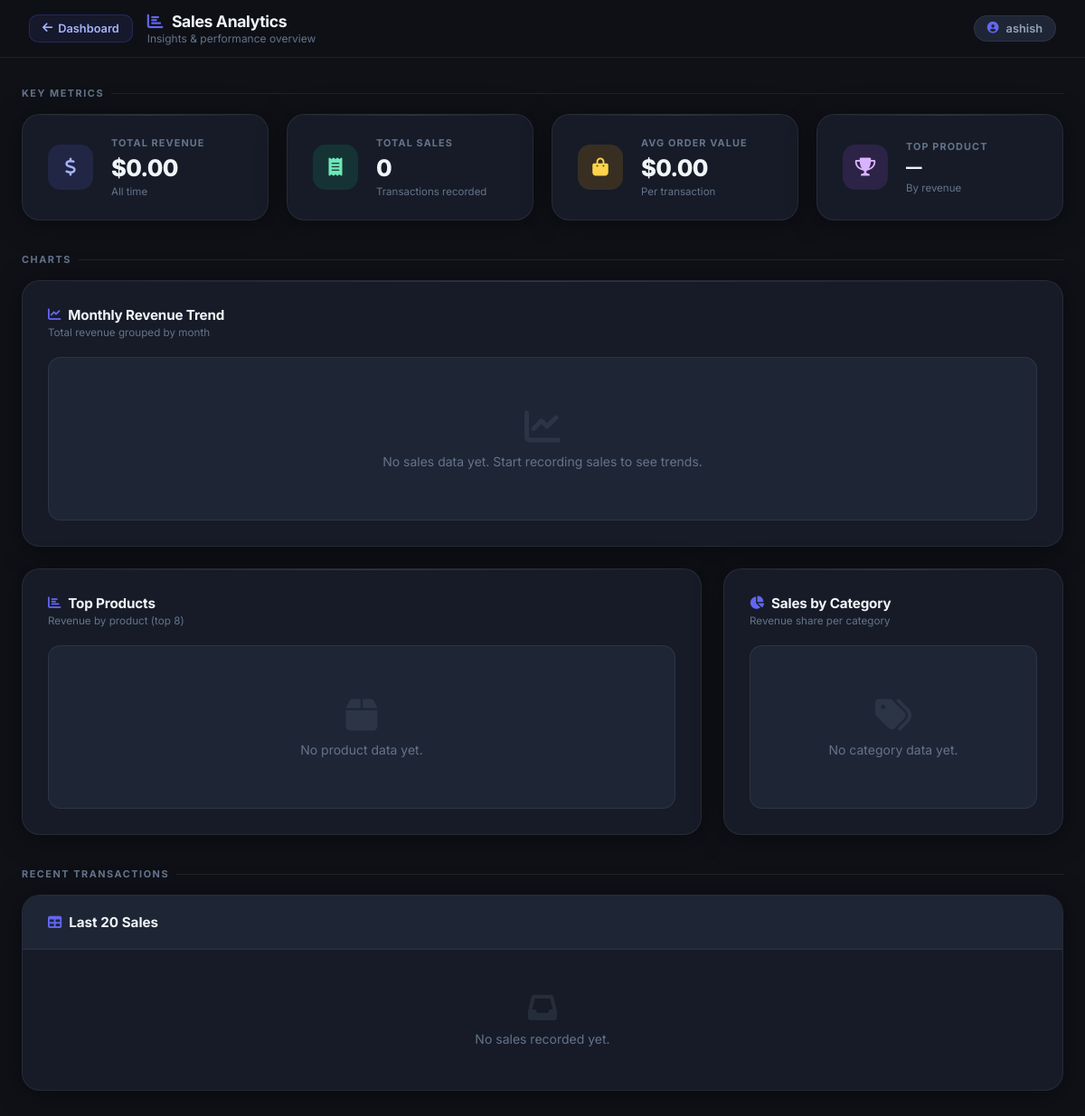
The app's page /analytics (signed in), older data.
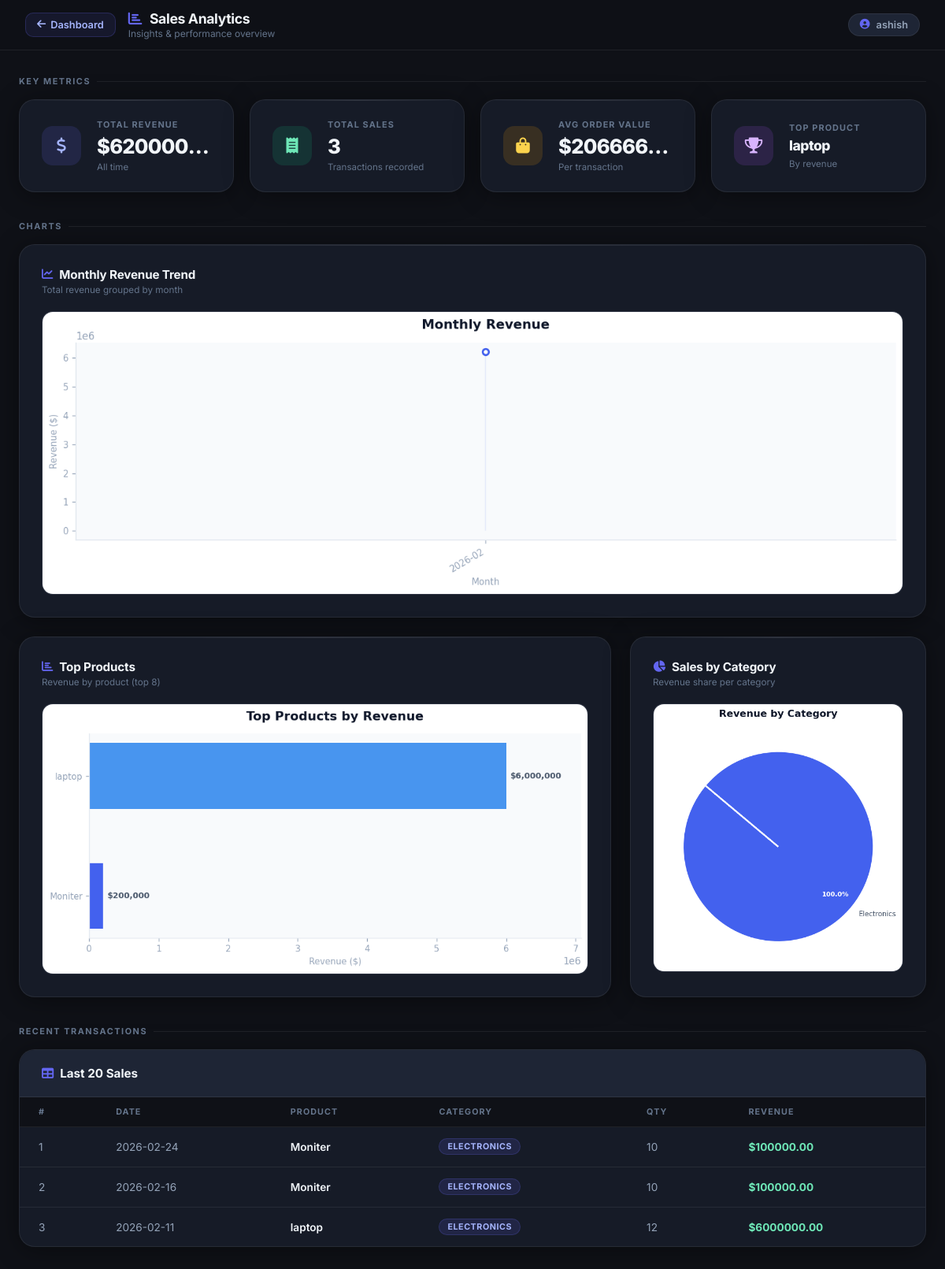
The same page, newer data.
### tables this page shows
CREATE TABLE products (
        product_id INTEGER PRIMARY KEY AUTOINCREMENT,
        product_name TEXT,
        category TEXT,
        unit_price REAL
    );

CREATE TABLE sales (
        sale_id INTEGER PRIMARY KEY AUTOINCREMENT,
        user_id INTEGER,
        order_date TEXT,
        product_id INTEGER,
        quantity INTEGER,
        total_sales REAL,
        FOREIGN KEY (user_id) REFERENCES users(user_id)
    );

### app.py (the view)
@app.route("/analytics")
def analytics():
    if "user_id" not in session:
        return redirect("/login")
    img_dir = "static/images"
    if not os.path.exists(img_dir):
        os.makedirs(img_dir)
    COLORS = ["#4361ee", "#4895ef", "#2ec4b6", "#7c3aed", "#f59e0b", "#ef4444", "#10b981", "#f97316"]
    with get_db() as conn:
        df = pd.read_sql_query("""
            SELECT s.order_date, s.quantity, s.total_sales,
                   p.product_name, p.category
            FROM sales s
            JOIN products p ON s.product_id = p.product_id
            WHERE s.user_id = ?
            ORDER BY s.order_date DESC
        """, conn, params=(session["user_id"],))
    charts = {"monthly": None, "top_products": None, "category": None}
    stats  = {"total_revenue": 0.0, "total_sales": 0, "avg_order": 0.0, "top_product": None}
    if not df.empty:
        stats["total_revenue"] = float(df["total_sales"].sum())
        stats["total_sales"]   = len(df)
        stats["avg_order"]     = float(df["total_sales"].mean())
        top = df.groupby("product_name")["total_sales"].sum().idxmax()
        stats["top_product"]   = top
        def styled_fig(w=12, h=4):
            fig, ax = plt.subplots(figsize=(w, h), dpi=120)
            ax.set_facecolor("#f8fafc")
            fig.patch.set_facecolor("white")
            ax.spines["top"].set_visible(False)
            ax.spines["right"].set_visible(False)
            ax.spines["left"].set_color("#e2e8f0")
            ax.spines["bottom"].set_color("#e2e8f0")
            ax.tick_params(colors="#94a3b8", labelsize=9)
            ax.yaxis.label.set_color("#94a3b8")
            ax.xaxis.label.set_color("#94a3b8")
            ax.title.set_color("#0f172a")
            return fig, ax
        df_m = df.copy()
        df_m["order_date"] = pd.to_datetime(df_m["order_date"])
        df_m["month"] = df_m["order_date"].dt.to_period("M")
        monthly = df_m.groupby("month")["total_sales"].sum().sort_index()
        fig, ax = styled_fig(12, 4)
        ax.plot(monthly.index.astype(str), monthly.values,
                color=COLORS[0], linewidth=2.5, marker="o",
                markersize=6, markerfacecolor="white", markeredgewidth=2)
        ax.fill_between(monthly.index.astype(str), monthly.values,
                        alpha=0.12, color=COLORS[0])
        ax.set_title("Monthly Revenue", fontsize=13, fontweight="bold", pad=14)
        ax.set_xlabel("Month", fontsize=9)
        ax.set_ylabel("Revenue ($)", fontsize=9)
        plt.xticks(rotation=30, ha="right")
        plt.tight_layout()
        path = f"{img_dir}/monthly.png"
        plt.savefig(path, bbox_inches="tight")
        plt.close()
        charts["monthly"] = path
        top_products = (df.groupby("product_name")["total_sales"]
                          .sum().nlargest(8).sort_values())
        fig, ax = styled_fig(8, max(4, len(top_products) * 0.65))
        bars = ax.barh(top_products.index, top_products.values,
                       color=COLORS[:len(top_products)], height=0.55)
        for bar, val in zip(bars, top_products.values):
            ax.text(bar.get_width() + top_products.values.max() * 0.01,
                    bar.get_y() + bar.get_height() / 2,
                    f"${val:,.0f}", va="center", fontsize=8.5,
                    color="#475569", fontweight="600")
        ax.set_title("Top Products by Revenue", fontsize=13, fontweight="bold", pad=14)
        ax.set_xlabel("Revenue ($)", fontsize=9)
        ax.set_xlim(0, top_products.values.max() * 1.18)
        plt.tight_layout()
        path = f"{img_dir}/top_products.png"
        plt.savefig(path, bbox_inches="tight")
        plt.close()
        charts["top_products"] = path
        by_cat = df.groupby("category")["total_sales"].sum()
        fig, ax = styled_fig(7, 5)
        wedges, texts, autotexts = ax.pie(
            by_cat.values,
            labels=by_cat.index,
            autopct="%1.1f%%",
            startangle=140,
            colors=COLORS[:len(by_cat)],
            pctdistance=0.78,
            wedgeprops=dict(linewidth=2, edgecolor="white")
        )
        for t in texts:     t.set_fontsize(9);  t.set_color("#475569")
        for t in autotexts: t.set_fontsize(8.5); t.set_color("white"); t.set_fontweight("700")
        ax.set_title("Revenue by Category", fontsize=13, fontweight="bold", pad=14)
        plt.tight_layout()
        path = f"{img_dir}/category.png"
        plt.savefig(path, bbox_inches="tight")
        plt.close()
        charts["category"] = path
    recent_sales = df.head(20).to_dict(orient="records") if not df.empty else []
    return render_template("analytics.html",
                           stats=stats,
                           charts=charts,
                           recent_sales=recent_sales)

### app.py (called while the page is built)
def get_db():
    return sqlite3.connect("database.db")

### templates/analytics.html (shortened to what this page needs)
<!DOCTYPE html>
<html lang="en">
<head>
    <link rel="stylesheet" href="/static/analytics.css">
    <link rel="stylesheet" href="https://cdnjs.cloudflare.com/ajax/libs/font-awesome/6.0.0/css/all.min.css">
</head>
<body>
    <header class="top-bar">
        <div class="header-content">
            <div class="header-left">
                <a href="/" class="back-btn">
                    <i class="fas fa-arrow-left"></i> Dashboard
                </a>
                <div class="header-title">
                    <h1><i class="fas fa-chart-bar"></i> Sales Analytics</h1>
                    <p>Insights & performance overview</p>
                </div>
            </div>
            <div class="user-chip">
                <i class="fas fa-user-circle"></i>
                {{ session["username"] }}
            </div>
        </div>
    </header>
    <main class="page-body">
        <p class="section-label">Key Metrics</p>
        <div class="stats-grid">
            <div class="stat-card blue">
                <div class="stat-icon"><i class="fas fa-dollar-sign"></i></div>
                <div class="stat-info">
                    <div class="stat-label">Total Revenue</div>
                    <div class="stat-value">${{ "%.2f"|format(stats.total_revenue) }}</div>
                    <div class="stat-sub">All time</div>
                </div>
            </div>
            <div class="stat-card teal">
                <div class="stat-icon"><i class="fas fa-receipt"></i></div>
                <div class="stat-info">
                    <div class="stat-label">Total Sales</div>
                    <div class="stat-value">{{ stats.total_sales }}</div>
                    <div class="stat-sub">Transactions recorded</div>
                </div>
            </div>
            <div class="stat-card amber">
                <div class="stat-icon"><i class="fas fa-shopping-bag"></i></div>
                <div class="stat-info">
                    <div class="stat-label">Avg Order Value</div>
                    <div class="stat-value">${{ "%.2f"|format(stats.avg_order) }}</div>
                    <div class="stat-sub">Per transaction</div>
                </div>
            </div>
            <div class="stat-card purple">
                <div class="stat-icon"><i class="fas fa-trophy"></i></div>
                <div class="stat-info">
                    <div class="stat-label">Top Product</div>
                    <div class="stat-value" style="font-size:1.1rem; line-height:1.3">
                        {{ stats.top_product or "—" }}
                    </div>
                    <div class="stat-sub">By revenue</div>
                </div>
            </div>
        </div>
        <p class="section-label">Charts</p>
        <div class="charts-grid">
            <div class="chart-card chart-card-full">
                <div class="chart-card-header">
                    <div>
                        <h3><i class="fas fa-chart-line"></i> Monthly Revenue Trend</h3>
                        <p>Total revenue grouped by month</p>
                    </div>
                </div>
                <div class="chart-img-wrap">
                    {% if charts.monthly %}
                    <img src="/{{ charts.monthly }}" alt="Monthly Revenue Chart">
                    {% else %}
                    <div class="empty-chart">
                        <i class="fas fa-chart-line"></i>
                        No sales data yet. Start recording sales to see trends.
                    </div>
                    {% endif %}
                </div>
            </div>
            <div class="chart-card">
                <div class="chart-card-header">
                    <div>
                        <h3><i class="fas fa-bar-chart"></i> Top Products</h3>
                        <p>Revenue by product (top 8)</p>
                    </div>
                </div>
                <div class="chart-img-wrap">
                    {% if charts.top_products %}
                    <img src="/{{ charts.top_products }}" alt="Top Products Chart">
                    {% else %}
                    <div class="empty-chart">
                        <i class="fas fa-box"></i>
                        No product data yet.
                    </div>
                    {% endif %}
                </div>
            </div>
            <div class="chart-card">
                <div class="chart-card-header">
                    <div>
                        <h3><i class="fas fa-chart-pie"></i> Sales by Category</h3>
                        <p>Revenue share per category</p>
                    </div>
                </div>
                <div class="chart-img-wrap">
                    {% if charts.category %}
                    <img src="/{{ charts.category }}" alt="Category Breakdown Chart">
                    {% else %}
                    <div class="empty-chart">
                        <i class="fas fa-tags"></i>
                        No category data yet.
                    </div>
                    {% endif %}
                </div>
            </div>
        </div>
        <p class="section-label">Recent Transactions</p>
        <div class="table-card">
            <div class="table-header">
                <h3><i class="fas fa-table"></i> Last 20 Sales</h3>
            </div>
            <div class="table-wrap">
                {% if recent_sales %}
                <table>
                    <thead>
                        <tr>
                            <th>#</th>
                            <th>Date</th>
                            <th>Product</th>
                            <th>Category</th>
                            <th>Qty</th>
                            <th>Revenue</th>
                        </tr>
                    </thead>
                    <tbody>
                        {% for row in recent_sales %}
                        <tr>
                            <td>{{ loop.index }}</td>
                            <td>{{ row.order_date }}</td>
                            <td class="td-product">{{ row.product_name }}</td>
                            <td><span class="badge badge-blue">{{ row.category }}</span></td>
                            <td>{{ row.quantity }}</td>
                            <td class="td-revenue">${{ "%.2f"|format(row.total_sales) }}</td>
                        </tr>
                        {% endfor %}
                    </tbody>
                </table>
                {% else %}
                <div class="empty-table">
                    <i class="fas fa-inbox"></i>
                    No sales recorded yet.
                </div>
                {% endif %}
            </div>
        </div>
    </main>
</body>
</html>

Row changes from the older to the newer data that the page shows:
now on this page (row unchanged): products: product_name "laptop"
added sales: order_date "2026-02-24", product_name "Moniter", category "ELECTRONICS", quantity "10", total_sales "100000.00"
added sales: order_date "2026-02-16", product_name "Moniter", category "ELECTRONICS", quantity "10", total_sales "100000.00"
added sales: order_date "2026-02-11", product_name "laptop", category "ELECTRONICS", quantity "12", total_sales "6000000.00"
Text that changed along with them:
{{ "%.2f"|format(stats.total_revenue) }}: "0.00" → "620000…"
{{ stats.total_sales }}: "0" → "3"
{{ "%.2f"|format(stats.avg_order) }}: "0.00" → "206666…"
{{ stats.top_product or "—" }}: "—" → (not shown)
text no longer shown: "No sales data yet. Start recording sales to see trends. No product data yet. No category data yet. No sales recorded yet."
text now shown: "# DATE PRODUCT CATEGORY QTY REVENUE"
